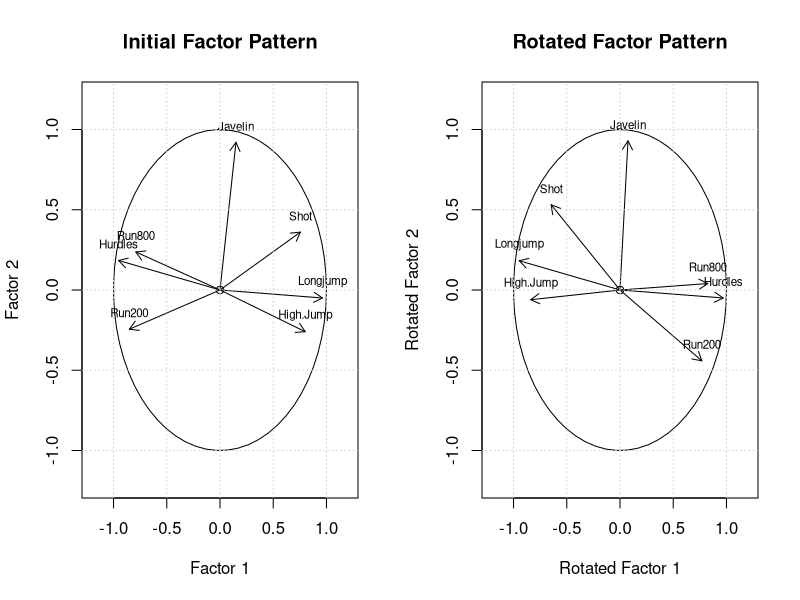
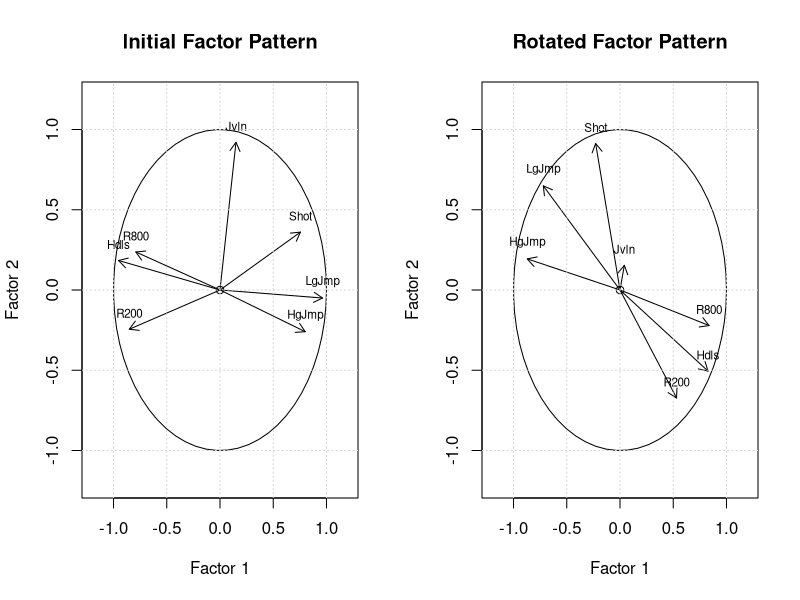
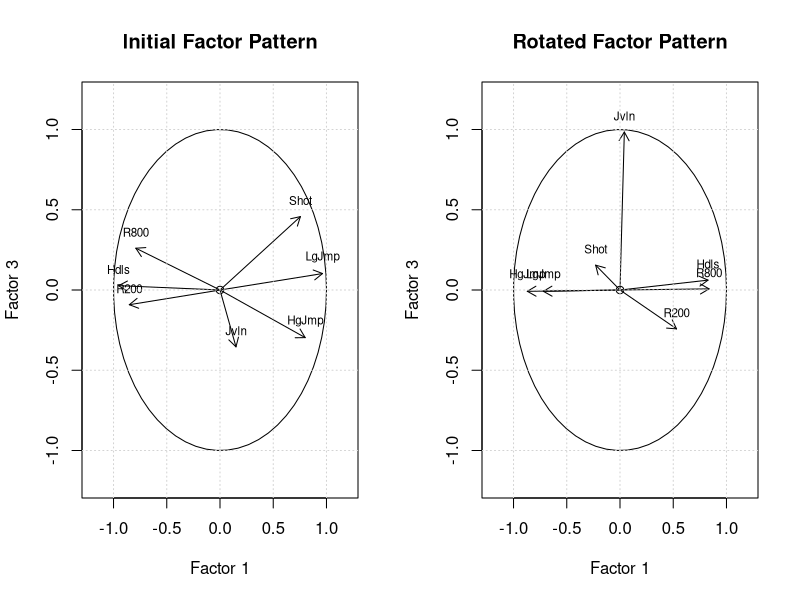
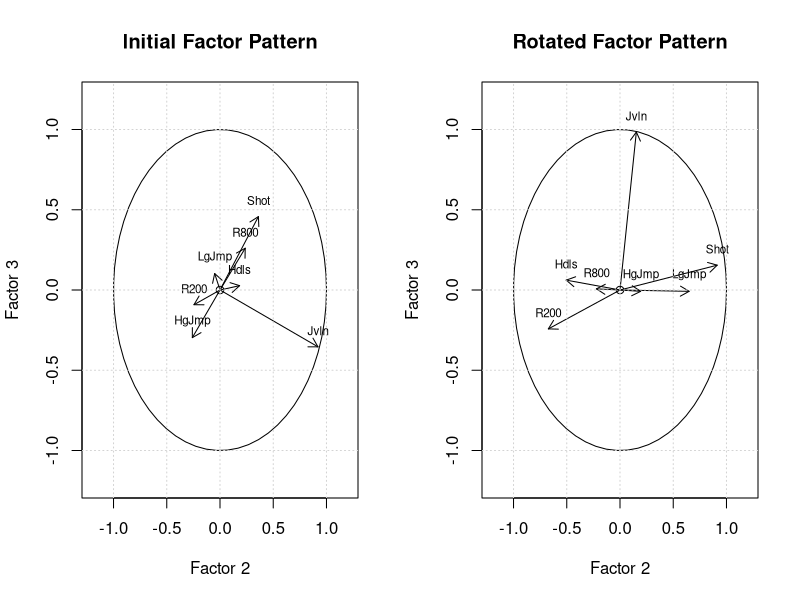

R code for these plots, in order:
Heptathlon = data.frame("Name" = c("Joyner_Kersee,(USA)","John,(GDR)","Behmer,(GDR)","Choubenkova,(URS)","Sablovskaite,(URS)","Schulz,(GDR)","Fleming,(AUS)","Greiner,(USA)","Lajbnerova,(CZE)","Bouraga,(URS)","Wijnsma,(HOL)","Dimitrova,(BUL)","Scheider,(SWI)","Braun,(FRG)","Ruotsalainen,(FIN)","Yuping,(CHN)","Hagger,(GB)","Brown,(USA)","Mulliner,(GB)","Hautenauve,(BEL)","Kytola,(FIN)","Geremias,(BRA)","Hui-Ing,(TAI)","Jeong-Mi,(KOR)","Launa,(PNG)"),
                      "Points"= c(7291,6897,6858,6540,6456,6411,6351,6297,6252,6232,6205,6171,6157,6109,6101,6087,5975,5972,5746,5734,5686,5508,5290,5289,4566),
                      "Hurdles" = c(12.69,12.85,13.20,13.51,13.61,13.75,13.38,13.55,13.63,13.25,13.75,13.24,13.85,13.71,13.79,13.93,13.47,14.07,14.39,14.04,14.31,14.23,14.85,14.53,16.42),
                      "High Jump"=c(1.86,1.80,1.83,1.74,1.80,1.83,1.80,1.80,1.83,1.77,1.86,1.80,1.86,1.83,1.80,1.86,1.80,1.83,1.71,1.77,1.77,1.71,1.68,1.71,1.50),
                       "Shot" = c(15.80,16.23,14.20,14.76,15.23,13.50,12.88,14.13,14.28,12.62,13.01,12.02,11.58,13.16,12.32,14.21,12.75,12.69,12.68,11.81,11.66,12.95,10.00,10.83,11.78),
                       "Run200" = c(22.56,23.65,23.10,23.93,23.92,24.65,23.59,24.48,24.86,23.59,25.03,23.59,24.87,24.78,24.61,25.00,25.47,24.83,24.92,25.61,25.69,25.50,25.23,26.61,26.16),
                       "Longjump" = c(7.27,6.71,6.68,6.32,6.25,6.33,6.37,6.47,6.11,6.28,6.34,6.19,6.05,6.12,6.08,6.40,6.34,6.13,6.10,5.99,5.75,5.50,5.47,5.50,4.88),
                       "Javelin" = c(45.66,42.56,44.54,47.46,42.78,42.82,40.28,38.00,43.30,39.06,37.86,37.62,47.50,44.58,45.44,38.60,35.78,44.34,37.76,35.68,39.48,39.64,39.14,39.26,46.38),
                       "Run800" = c(128.51,126.14,124.20,127.90,132.24,125.79,132.54,133.65,136.05,134.74,131.49,135.73,134.93,142.82,137.06,146.67,138.48,146.43,138.02,133.90,133.35,144.02,137.30,139.17,163.43))



Hep <-Heptathlon[,-c(1,2)]
Eigs <- eigen(cor(Hep))

var <- Eigs$values
varProp <- var/sum(var)
cumu = rep(NA,length(var))
for (i in 1:length(var)){
  cumu[i] = sum(varProp[1:i])
}
results <- data.frame("eigenvalues"=var,"proportion"=varProp,
                      "cumulative" = cumu)
print("Eigenvalues of the Correlation Matrix:")
results     


# load principal package

library(psych)
#### Factor analysis 2 Factors ####
#unrotated factors
fa <- principal(cor(Hep),nfactors = 2,rotate = "none")
fal <- fa$loadings[,1:2]
facom <- fa$communality

#rotated factors:
rfa <-principal(cor(Hep),nfactors = 2,rotate = "varimax",scores = T)
rfal <- rfa$loadings[,1:2]
rfacom <- rfa$communality

# The 1st Factor is correct as it comes directly from pca's Evals and Evecs, but rotation...?
Factors <- data.frame("FA" = fal,"Rot_FA" = rfal)
print("Non rotated and rotated factors:")
Factors

#Communality:
Commu <- data.frame("comun" = facom, "rot_comun" = rfacom)
print("Final Communality Estimates (non rotated and rotated):")
Commu

#Variance explained:
var <- c(sum(fal[,1]^2),sum(fal[,2]^2))
# var can also be found with fa$values[1:2], but not available for rotated factors
rvar <- c(sum(rfal[,1]^2),sum(rfal[,2]^2))
Var <- data.frame("var" = var,"rot_var" = rvar)
print("Variance Explained by Each Factor:")
Var

sum(1/7*Var[,1])*100
sum(1/7*Var[,2])*100

Factors$FA.PC1[1]^2+Factors$FA.PC2[1]^2
Factors$Rot_FA.RC1[1]^2+Factors$Rot_FA.RC2[1]^2


par(mfrow=c(1,2))
circle = seq(-3.2,3.2,by=0.1) 

#Plot for Factors 1&2
plot(0,0,xlim = c(-1.2,1.2),ylim = c(-1.2,1.2),xlab = "Factor 1",
     ylab = "Factor 2",main = "Initial Factor Pattern")
points(1*cos(circle),1*sin(circle),type='l')
arrows(c(rep(0,7)),c(rep(0,7)),fal[,1],fal[,2],length = 0.1)
text(fal[,1],fal[,2]+0.1,names(Hep),cex = 0.7)
grid()

#Plot for rotated Factors 1&2
plot(0,0,xlim = c(-1.2,1.2),ylim = c(-1.2,1.2),xlab = "Rotated Factor 1",
     ylab = "Rotated Factor 2",main = "Rotated Factor Pattern")
points(1*cos(circle),1*sin(circle),type='l')
arrows(c(rep(0,7)),c(rep(0,7)),rfal[,1],rfal[,2],length = 0.1)
text(rfal[,1],rfal[,2]+0.1,names(Hep),cex = 0.7)
grid()


fa3 <- principal(cor(Hep),nfactors = 3,rotate = "none")
fa3l <- fa3$loadings[,1:3]
fa3com <- fa3$communality

#rotated:
rfa3 <- principal(cor(Hep),nfactors = 3,rotate = "varimax") 
rfa3l <- rfa3$loadings[,1:3]
rfa3com <- rfa3$communality

#Factors
Factors3 <- data.frame("FA" = fa3l,"Rot FA" = rfa3l)
print("Non rotated and rotated factors:")
Factors3

#Communality:
Commu3 <- data.frame("comun" = fa3com, "rot comun" = rfa3com)
print("Final Communality Estimates (non rotated and rotated):")
Commu3

#Variance explained:
rvar3 = c(sum(rfa3l[,1]^2),sum(rfa3l[,2]^2),sum(rfa3l[,3]^2))
var3 <- c(sum(fa3l[,1]^2),sum(fa3l[,2]^2),sum(fa3l[,3]^2))
Var3 <- data.frame("var" = var3[1:3],"rotvar" = rvar3)
print("Variance Explained by Each Factor:")
Var3

# Plots for factor analysis with 3 factors:
par(mfrow = c(1,2))
circle = seq(-3.2,3.2,by=0.1)

# Different combinations of plots
ij = matrix(c(1,1,2,2,3,3),ncol=2)

Names = c("Hdls","HgJmp","Shot","R200","LgJmp","Jvln","R800")
for (i in 1:3){
  l = ij[i,1]
  k = ij[i,2]
  
  #Plot for the Factors
  plot(0,0,xlim = c(-1.2,1.2),ylim = c(-1.2,1.2),xlab = paste0("Factor ",l),
       ylab = paste0("Factor ",k),main = "Initial Factor Pattern")
  points(1*cos(circle),1*sin(circle),type='l')
  arrows(c(rep(0,7)),c(rep(0,7)),fa3l[,l],fa3l[,k],length = 0.1)
  text(fa3l[,l],fa3l[,k]+0.1,Names,cex = 0.7)
  grid()
  
  #Plot for rotated Factors
  plot(0,0,xlim = c(-1.2,1.2),ylim = c(-1.2,1.2),xlab = paste0("Factor ",l),
       ylab = paste0("Factor ",k),main = "Rotated Factor Pattern")
  points(1*cos(circle),1*sin(circle),type='l')
  arrows(c(rep(0,7)),c(rep(0,7)),rfa3l[,l],rfa3l[,k],length = 0.1)
  text(rfa3l[,l],rfa3l[,k]+0.1,Names,cex = 0.7)
  grid()
}